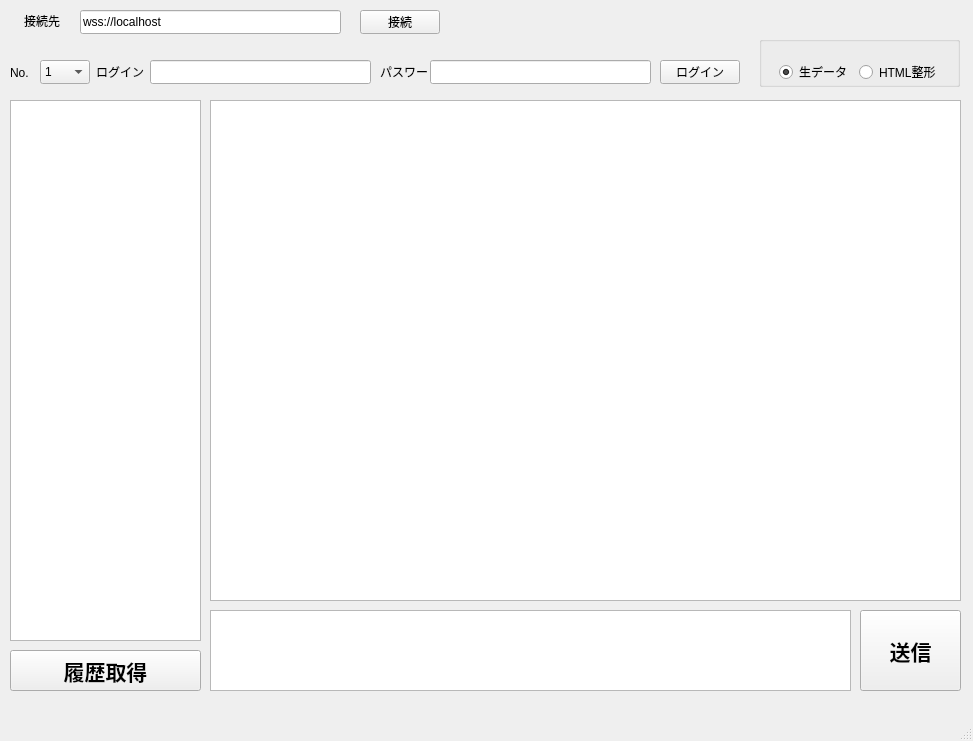
<?xml version="1.0" encoding="UTF-8"?>
<ui version="4.0">
 <class>MainWindow</class>
 <widget class="QMainWindow" name="MainWindow">
  <property name="geometry">
   <rect>
    <x>0</x>
    <y>0</y>
    <width>973</width>
    <height>741</height>
   </rect>
  </property>
  <property name="windowTitle">
   <string>MainWindow</string>
  </property>
  <widget class="QWidget" name="centralwidget">
   <widget class="QComboBox" name="comboBox">
    <property name="geometry">
     <rect>
      <x>40</x>
      <y>60</y>
      <width>50</width>
      <height>24</height>
     </rect>
    </property>
    <item>
     <property name="text">
      <string>1</string>
     </property>
    </item>
    <item>
     <property name="text">
      <string>2</string>
     </property>
    </item>
    <item>
     <property name="text">
      <string>3</string>
     </property>
    </item>
    <item>
     <property name="text">
      <string>4</string>
     </property>
    </item>
    <item>
     <property name="text">
      <string>5</string>
     </property>
    </item>
    <item>
     <property name="text">
      <string>6</string>
     </property>
    </item>
    <item>
     <property name="text">
      <string>7</string>
     </property>
    </item>
    <item>
     <property name="text">
      <string>8</string>
     </property>
    </item>
    <item>
     <property name="text">
      <string>9</string>
     </property>
    </item>
    <item>
     <property name="text">
      <string>10</string>
     </property>
    </item>
   </widget>
   <widget class="QLineEdit" name="emailLineEdit">
    <property name="geometry">
     <rect>
      <x>150</x>
      <y>60</y>
      <width>221</width>
      <height>24</height>
     </rect>
    </property>
   </widget>
   <widget class="QLineEdit" name="passLineEdit">
    <property name="geometry">
     <rect>
      <x>430</x>
      <y>60</y>
      <width>221</width>
      <height>24</height>
     </rect>
    </property>
   </widget>
   <widget class="QLabel" name="label">
    <property name="geometry">
     <rect>
      <x>10</x>
      <y>65</y>
      <width>31</width>
      <height>16</height>
     </rect>
    </property>
    <property name="text">
     <string>No.</string>
    </property>
   </widget>
   <widget class="QLabel" name="label_2">
    <property name="geometry">
     <rect>
      <x>96</x>
      <y>64</y>
      <width>49</width>
      <height>16</height>
     </rect>
    </property>
    <property name="text">
     <string>ログインID</string>
    </property>
   </widget>
   <widget class="QLabel" name="label_3">
    <property name="geometry">
     <rect>
      <x>380</x>
      <y>64</y>
      <width>49</width>
      <height>16</height>
     </rect>
    </property>
    <property name="text">
     <string>パスワード</string>
    </property>
   </widget>
   <widget class="QPushButton" name="loginPushButton">
    <property name="geometry">
     <rect>
      <x>660</x>
      <y>60</y>
      <width>80</width>
      <height>24</height>
     </rect>
    </property>
    <property name="text">
     <string>ログイン</string>
    </property>
   </widget>
   <widget class="QListView" name="listView">
    <property name="geometry">
     <rect>
      <x>10</x>
      <y>100</y>
      <width>191</width>
      <height>541</height>
     </rect>
    </property>
   </widget>
   <widget class="QTextEdit" name="textEdit">
    <property name="geometry">
     <rect>
      <x>210</x>
      <y>100</y>
      <width>751</width>
      <height>501</height>
     </rect>
    </property>
   </widget>
   <widget class="QGroupBox" name="groupBox">
    <property name="geometry">
     <rect>
      <x>759</x>
      <y>36</y>
      <width>201</width>
      <height>51</height>
     </rect>
    </property>
    <property name="title">
     <string/>
    </property>
    <widget class="QRadioButton" name="radioButton">
     <property name="geometry">
      <rect>
       <x>20</x>
       <y>25</y>
       <width>71</width>
       <height>22</height>
      </rect>
     </property>
     <property name="text">
      <string>生データ</string>
     </property>
     <property name="checked">
      <bool>true</bool>
     </property>
     <attribute name="buttonGroup">
      <string notr="true">buttonGroup</string>
     </attribute>
    </widget>
    <widget class="QRadioButton" name="radioButton_2">
     <property name="geometry">
      <rect>
       <x>100</x>
       <y>25</y>
       <width>91</width>
       <height>22</height>
      </rect>
     </property>
     <property name="text">
      <string>HTML整形</string>
     </property>
     <attribute name="buttonGroup">
      <string notr="true">buttonGroup</string>
     </attribute>
    </widget>
   </widget>
   <widget class="QTextEdit" name="requestTextEdit">
    <property name="geometry">
     <rect>
      <x>210</x>
      <y>610</y>
      <width>641</width>
      <height>81</height>
     </rect>
    </property>
   </widget>
   <widget class="QPushButton" name="sendPushButton">
    <property name="geometry">
     <rect>
      <x>860</x>
      <y>610</y>
      <width>101</width>
      <height>81</height>
     </rect>
    </property>
    <property name="font">
     <font>
      <pointsize>16</pointsize>
      <bold>true</bold>
     </font>
    </property>
    <property name="text">
     <string>送信</string>
    </property>
   </widget>
   <widget class="QPushButton" name="historyPushButton">
    <property name="geometry">
     <rect>
      <x>10</x>
      <y>650</y>
      <width>191</width>
      <height>41</height>
     </rect>
    </property>
    <property name="font">
     <font>
      <pointsize>16</pointsize>
      <bold>true</bold>
     </font>
    </property>
    <property name="text">
     <string>履歴取得</string>
    </property>
   </widget>
   <widget class="QLabel" name="label_4">
    <property name="geometry">
     <rect>
      <x>24</x>
      <y>13</y>
      <width>49</width>
      <height>16</height>
     </rect>
    </property>
    <property name="text">
     <string>接続先</string>
    </property>
   </widget>
   <widget class="QLineEdit" name="remoteLineEdit">
    <property name="geometry">
     <rect>
      <x>80</x>
      <y>10</y>
      <width>261</width>
      <height>24</height>
     </rect>
    </property>
    <property name="inputMask">
     <string/>
    </property>
    <property name="text">
     <string>wss://localhost</string>
    </property>
   </widget>
   <widget class="QPushButton" name="connPushButton">
    <property name="geometry">
     <rect>
      <x>360</x>
      <y>10</y>
      <width>80</width>
      <height>24</height>
     </rect>
    </property>
    <property name="text">
     <string>接続</string>
    </property>
   </widget>
  </widget>
  <widget class="QMenuBar" name="menubar">
   <property name="geometry">
    <rect>
     <x>0</x>
     <y>0</y>
     <width>973</width>
     <height>21</height>
    </rect>
   </property>
  </widget>
  <widget class="QStatusBar" name="statusbar"/>
 </widget>
 <tabstops>
  <tabstop>remoteLineEdit</tabstop>
  <tabstop>connPushButton</tabstop>
  <tabstop>comboBox</tabstop>
  <tabstop>emailLineEdit</tabstop>
  <tabstop>passLineEdit</tabstop>
  <tabstop>loginPushButton</tabstop>
  <tabstop>radioButton</tabstop>
  <tabstop>radioButton_2</tabstop>
  <tabstop>listView</tabstop>
  <tabstop>historyPushButton</tabstop>
  <tabstop>textEdit</tabstop>
  <tabstop>requestTextEdit</tabstop>
  <tabstop>sendPushButton</tabstop>
 </tabstops>
 <resources/>
 <connections/>
 <buttongroups>
  <buttongroup name="buttonGroup"/>
 </buttongroups>
</ui>
